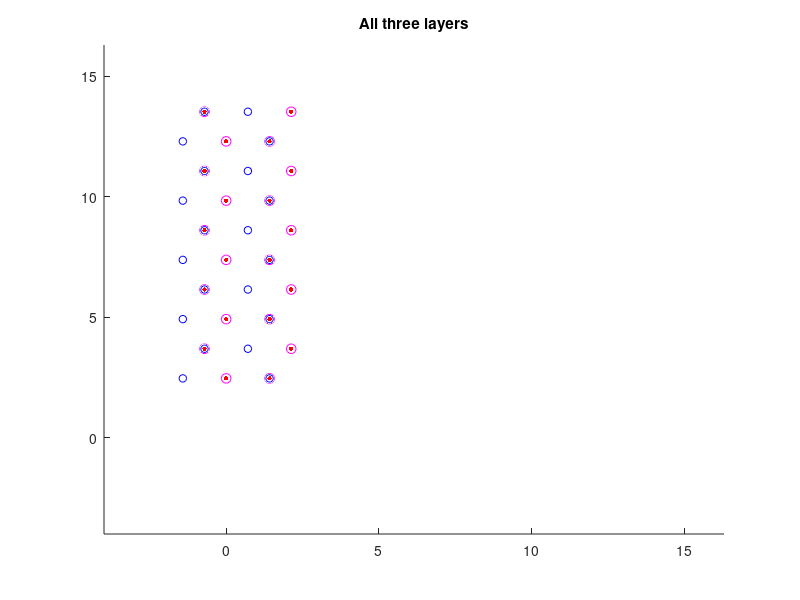

Write MATLAB code to recreate this figure.

%clear all; clc;
warning('off','all');

fprintf('for GNR\n');
device = 1;

fprintf(1,'Enter the configuration of device you want to simulate Armchair/Zigzag\n')
fprintf(1,'1 for Armchair\n');
fprintf(1,'2 for Zigzag\n');
type = input('Valid inputs are 1 or 2 : ');

if (~((type == 1)||(type == 2)))
    type = 1;
end

NW = input('Enter number of Unit Cells in the width : ');
if isempty(NW)
    NW = 3;
end

%Points in GNR length
NL = 1;
%Points in GNR unit cell
NU = 12;

a = 1.42;
c = 6.71;

A1 = [0,0,c];
B1 = [-1/2,sqrt(3)/2,c/a]*a;
A1_p = [3/2,sqrt(3)/2,c/a]*a;
B1_p = [1,0,c/a]*a;
A2 = [-1/2,sqrt(3)/2,0]*a;
B2 = [-1,0,0]*a;
A2_p = [1,0,0]*a;
B2_p = [1/2,sqrt(3)/2,0]*a;
A3 = [0,0,-c];
B3 = [-1/2,sqrt(3)/2,-c/a]*a;
A3_p = [3/2,sqrt(3)/2,-c/a]*a;
B3_p = [1,0,-c/a]*a;

Xlist = [0,-1/2,3/2,1,-1/2,-1,1,1/2,0,-1/2,3/2,1]*a;
Ylist = [0,sqrt(3)/2,sqrt(3)/2,0,sqrt(3)/2,0,0,sqrt(3)/2,0,sqrt(3)/2,sqrt(3)/2,0]*a;
Zlist = [c,c,c,c,0,0,0,0,-c,-c,-c,-c];

l1 = sqrt(3)*a;
l2 = 3*a;

%colormap hot
%DOS_k_norm = DOS_k/max(DOS_k);
size = 50;
shrink=1;
shrinkA = 1;

% map = [
% %     1,0.9,0.9
%     1,0.8,0.8
%     1,0.7,0.7
%     1,0.6,0.6
%     1,0.5,0.5
%     1,0.4,0.4
%     1,0.3,0.3
%     1,0.2,0.2
%     1,0.1,0.1
%     1,0,0
% ]

% if type ==1
%     set(gcf,'units','points','position',[-5 -5 10 10+l1*NW]);
% else 
%     set(gcf,'units','points','position',[-5 -5  10+l2*NW 10])
% end

figure;
if (type ==1)
    for i=1:NW
        scatter3(Xlist(1:4),Ylist(1:4)+[l1*i,l1*i,l1*i,l1*i],Zlist(1:4),10,'r','filled');
        hold on;
        scatter3(Xlist(5:8),Ylist(5:8)+[l1*i,l1*i,l1*i,l1*i],Zlist(5:8),30,'b');
        hold on;
        scatter3(Xlist(9:12),Ylist(9:12)+[l1*i,l1*i,l1*i,l1*i],Zlist(9:12),50,'m');
        hold on;
    end
    
else
    for i=1:NW
        scatter3(Xlist(1:4)+[l2*i,l2*i,l2*i,l2*i],Ylist(1:4),Zlist(1:4),10,'r','filled');
        hold on;
        scatter3(Xlist(5:8)+[l2*i,l2*i,l2*i,l2*i],Ylist(5:8),Zlist(5:8),30,'b');
        hold on;
        scatter3(Xlist(9:12)+[l2*i,l2*i,l2*i,l2*i],Ylist(9:12),Zlist(9:12),50,'m');
        hold on;
    end
end

if type==1
    xmin = -4;
    xmax = 4+l1*NW;;
    ymin = -4;
    ymax = 4+l1*NW;
    
    xlim([xmin,xmax*shrinkA]);
    ylim([ymin,ymax]);
    
    a = get(gca,'position');
    set(gca, 'position',[a(1) a(2) a(3)*shrink a(4)]);
    
else
    xmin = -5;
    xmax = 5+l2*NW;
    
    ymin = -5;
    ymax = 5+l2*NW;
    
    xlim([xmin,xmax]);
    ylim([ymin,ymax*shrinkA]);
    
    a = get(gca,'position');
    set(gca, 'position',[a(1) a(2) a(3) a(4)*shrink]);
    
end 
    

grid off; 
view(0,90);
%colormap(map);
title('All three layers');

% figure;
% if (type ==1)
%     for i=1:NW
%         scatter3(Xlist(1:4),Ylist(1:4)+[l1*i,l1*i,l1*i,l1*i],Zlist(1:4),size,DOS_k_norm(1+(i-1)*12:4+(i-1)*12),'filled');
%         hold on;
%     end
%     
% else
%     for i=1:NW
%         scatter3(Xlist(1:4)+[l2*i,l2*i,l2*i,l2*i],Ylist(1:4),Zlist(1:4),size,DOS_k_norm(1+(i-1)*12:4+(i-1)*12),'filled');
%         hold on;
%     end
% end
% 
% if type==1
%     xmin = -4;
%     xmax = 4+l1*NW;;
%     ymin = -4;
%     ymax = 4+l1*NW;
%     
%     xlim([xmin,xmax*shrinkA]);
%     ylim([ymin,ymax]);
%     
%     a = get(gca,'position');
%     set(gca, 'position',[a(1) a(2) a(3)*shrink a(4)]);
%     
% else
%     xmin = -5;
%     xmax = 5+l2*NW;
%     
%     ymin = -5;
%     ymax = 5+l2*NW;
%     
%     xlim([xmin,xmax]);
%     ylim([ymin,ymax*shrinkA]);
%     
%     a = get(gca,'position');
%     set(gca, 'position',[a(1) a(2) a(3) a(4)*shrink]);
%     
% end 
% 
% grid off; 
% view(0,90);
% colormap(map);
% title('Top layer');
% 
% figure;
% if (type ==1)
%     for i=1:NW
%         
%         scatter3(Xlist(5:8),Ylist(5:8)+[l1*i,l1*i,l1*i,l1*i],Zlist(5:8),size,DOS_k_norm(5+(i-1)*12:8+(i-1)*12),'filled');
%         hold on;
%         
%     end
%     
% else
%     for i=1:NW
%         
%         scatter3(Xlist(5:8)+[l2*i,l2*i,l2*i,l2*i],Ylist(5:8),Zlist(5:8),size,DOS_k_norm(5+(i-1)*12:8+(i-1)*12),'filled');
%         hold on;
%        
%     end
% end
% 
% 
% if type==1
%     xmin = -4;
%     xmax = 4+l1*NW;;
%     ymin = -4;
%     ymax = 4+l1*NW;
%     
%     xlim([xmin,xmax*shrinkA]);
%     ylim([ymin,ymax]);
%     
%     a = get(gca,'position');
%     set(gca, 'position',[a(1) a(2) a(3)*shrink a(4)]);
%     
% else
%     xmin = -5;
%     xmax = 5+l2*NW;
%     
%     ymin = -5;
%     ymax = 5+l2*NW;
%     
%     xlim([xmin,xmax]);
%     ylim([ymin,ymax*shrinkA]);
%     
%     a = get(gca,'position');
%     set(gca, 'position',[a(1) a(2) a(3) a(4)*shrink]);
%     
% end 
% 
% grid off; 
% view(0,90);
% colormap(map);
% title('Middle layer');
% 
% figure;
% if (type ==1)
%     for i=1:NW
%         
%         scatter3(Xlist(9:12),Ylist(9:12)+[l1*i,l1*i,l1*i,l1*i],Zlist(9:12),size,DOS_k_norm(9+(i-1)*12:12+(i-1)*12),'filled');
%         hold on;
%     end
%     
% else
%     for i=1:NW
%         
%         scatter3(Xlist(9:12)+[l2*i,l2*i,l2*i,l2*i],Ylist(9:12),Zlist(9:12),size,DOS_k_norm(9+(i-1)*12:12+(i-1)*12),'filled');
%         hold on;
%     end
% end
% 
% if type==1
%     xmin = -4;
%     xmax = 4+l1*NW;;
%     ymin = -4;
%     ymax = 4+l1*NW;
%     
%     xlim([xmin,xmax*shrinkA]);
%     ylim([ymin,ymax]);
%     
%     a = get(gca,'position');
%     set(gca, 'position',[a(1) a(2) a(3)*shrink a(4)]);
%     
% else
%     xmin = -5;
%     xmax = 5+l2*NW;
%     
%     ymin = -5;
%     ymax = 5+l2*NW;
%     
%     xlim([xmin,xmax]);
%     ylim([ymin,ymax*shrinkA]);
%     
%     a = get(gca,'position');
%     set(gca, 'position',[a(1) a(2) a(3) a(4)*shrink]);
%     
% end 
% 
% grid off; 
% view(0,90);
% colormap(map);
% title('Bottom layer');





